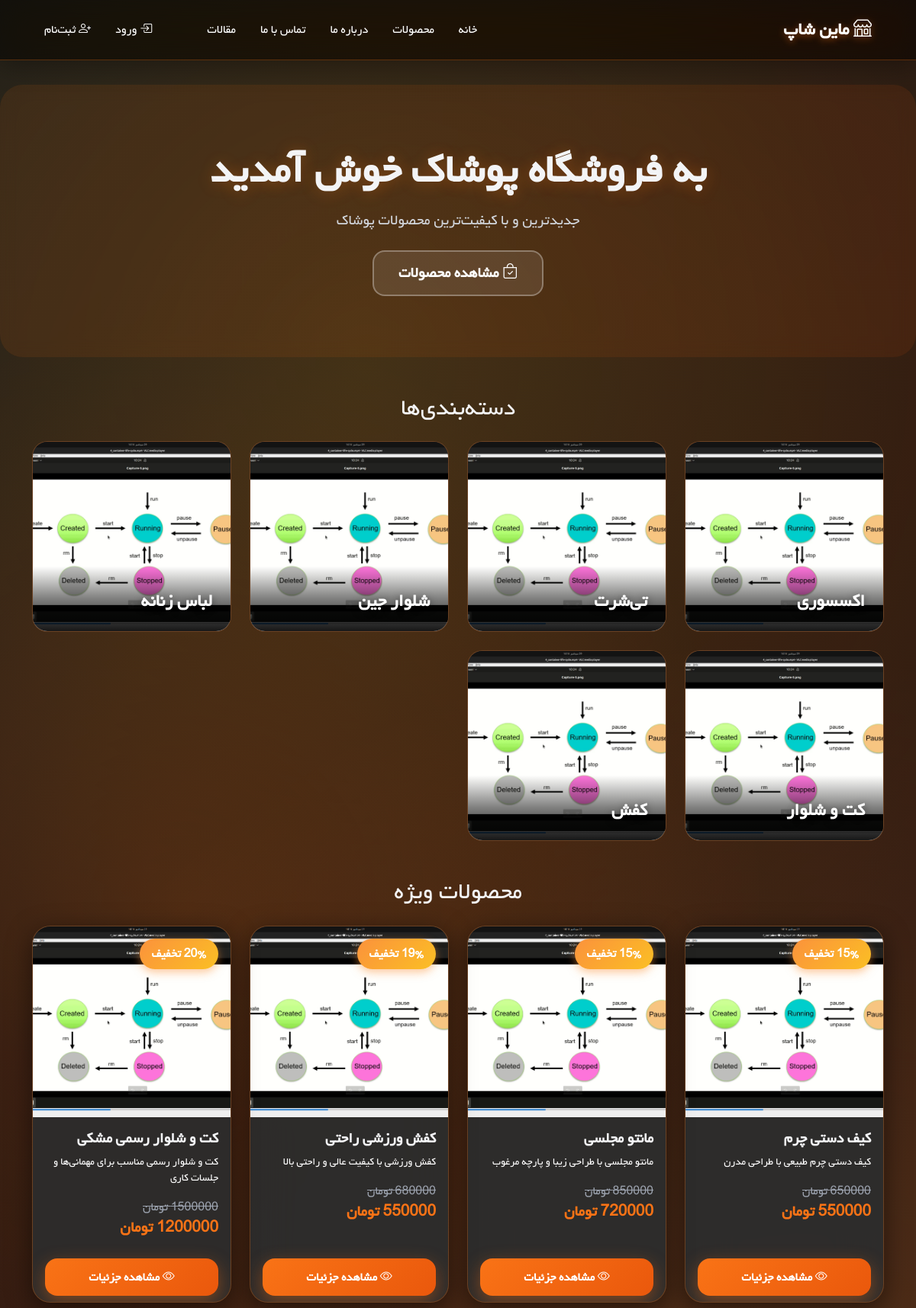
The app's page / (upper part), older data.
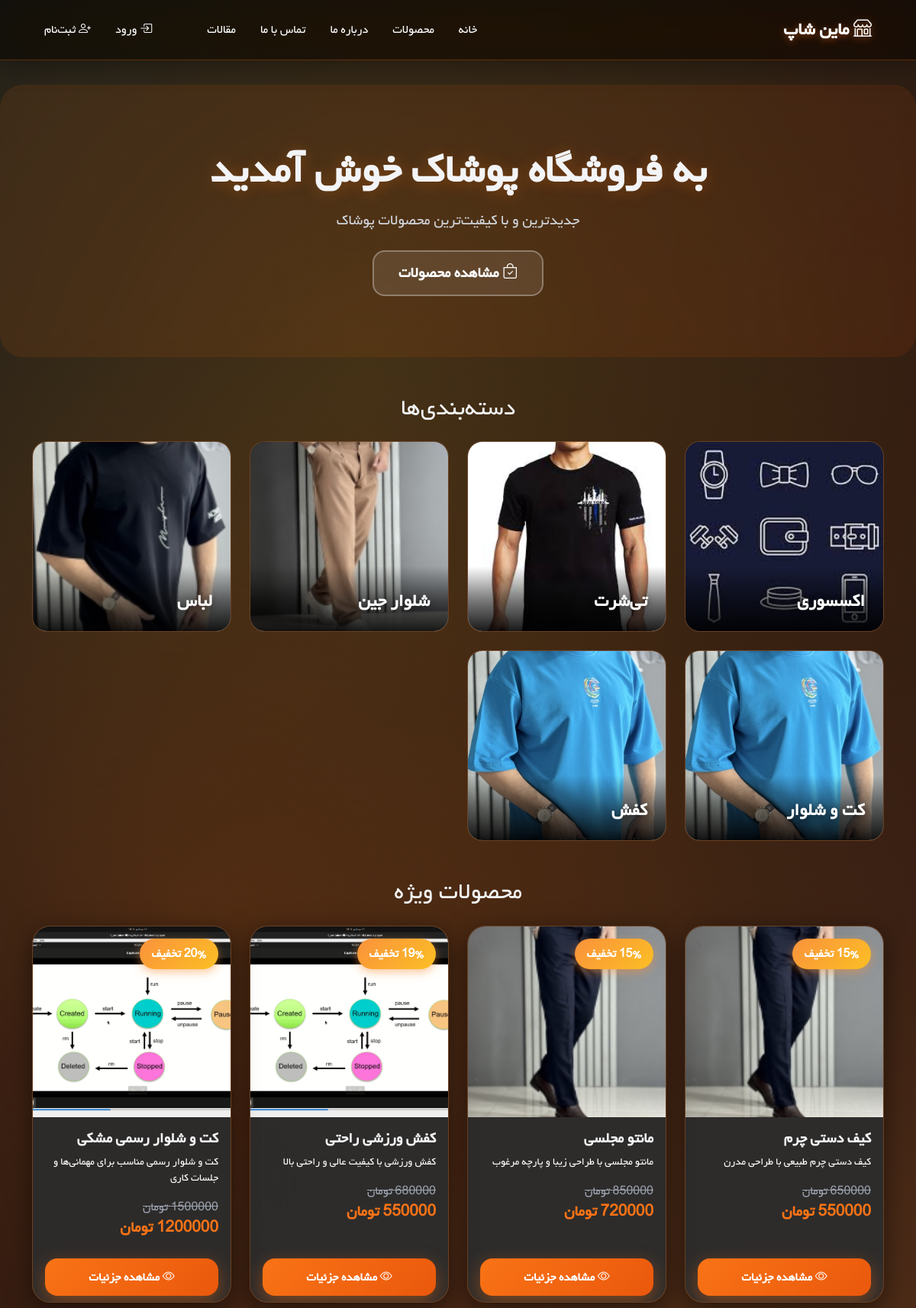
The same page, newer data.
### shop/models.py (models this page shows, shortened)
class Category(models.Model):
    name = models.CharField(max_length=200, verbose_name='نام دسته‌بندی')
    slug = models.SlugField(max_length=200, unique=True, allow_unicode=True)
    description = models.TextField(blank=True, verbose_name='توضیحات')
    image = models.ImageField(upload_to='categories/', blank=True, null=True, verbose_name='تصویر')
    created_at = models.DateTimeField(auto_now_add=True)
    class Meta:
        verbose_name = 'دسته‌بندی'
        verbose_name_plural = 'دسته‌بندی‌ها'
        ordering = ['name']

class Product(models.Model):
    SIZE_CHOICES = [
        ('XS', 'XS'),
        ('S', 'S'),
        ('M', 'M'),
        ('L', 'L'),
        ('XL', 'XL'),
        ('XXL', 'XXL'),
    ]
    category = models.ForeignKey(Category, on_delete=models.CASCADE,
                                  related_name='products', verbose_name='دسته‌بندی')
    name = models.CharField(max_length=200, verbose_name='نام محصول')
    slug = models.SlugField(max_length=200, unique=True, allow_unicode=True)
    description = models.TextField(verbose_name='توضیحات')
    price = models.DecimalField(max_digits=12, decimal_places=0, verbose_name='قیمت (تومان)')
    discount_price = models.DecimalField(max_digits=12, decimal_places=0,
                                          blank=True, null=True, verbose_name='قیمت با تخفیف')
    image = models.ImageField(upload_to='products/', blank=True, null=True, verbose_name='تصویر اصلی')
    image2 = models.ImageField(upload_to='products/', blank=True, null=True, verbose_name='تصویر دوم')
    image3 = models.ImageField(upload_to='products/', blank=True, null=True, verbose_name='تصویر سوم')
    stock = models.PositiveIntegerField(default=0, verbose_name='موجودی')
    available = models.BooleanField(default=True, verbose_name='موجود')
    sizes = models.CharField(max_length=50, blank=True, verbose_name='سایزهای موجود',
                              help_text='مثال: S,M,L,XL')
    colors = models.CharField(max_length=200, blank=True, verbose_name='رنگ‌های موجود',
                               help_text='مثال: قرمز,آبی,سبز')
    is_featured = models.BooleanField(default=False, verbose_name='ویژه')
    created_at = models.DateTimeField(auto_now_add=True)
    updated_at = models.DateTimeField(auto_now=True)
    class Meta:
        verbose_name = 'محصول'
        verbose_name_plural = 'محصولات'
        ordering = ['-created_at']
    def get_discount_percent(self):
        if self.discount_price and self.price > 0:
            return int((1 - self.discount_price / self.price) * 100)
        return 0

### shop/views.py (the view)
# urls.py: path('', views.home, name='home'),
def home(request):
    featured_products = Product.objects.filter(is_featured=True, available=True)[:4]
    categories = Category.objects.all()[:6]
    context = {
        'featured_products': featured_products,
        'categories': categories,
    }
    return render(request, 'shop/home.html', context)

### shop/context_processors.py (called while the page is built, shortened)
def cart_count(request):
    count = 0
    return {'cart_items_count': count}

### templates/shop/home.html (shortened to what this page needs)
{% extends 'base.html' %}
{% load static %}
{% block content %}
<div class="hero-section">
    <div class="container text-center">
        <h1 class="display-4 fw-bold mb-3">به فروشگاه پوشاک خوش آمدید</h1>
        <p class="lead mb-4">جدیدترین و با کیفیت‌ترین محصولات پوشاک</p>
        <a href="{% url 'shop:product_list' %}" class="btn btn-light btn-lg">
            <i class="bi bi-bag-check"></i> مشاهده محصولات
        </a>
    </div>
</div>
{% if categories %}
<section class="container my-5">
    <h2 class="text-center mb-4">دسته‌بندی‌ها</h2>
    <div class="row g-4">
        {% for category in categories %}
        <div class="col-lg-3 col-6">
                <a href="{% url 'shop:product_list_by_category' category.slug %}" class="text-decoration-none">
                <div class="category-card">
                    {% if category.image %}
                        <img src="{{ category.image.url }}" alt="{{ category.name }}">
                    {% else %}
                        <img src="{% static 'images/t.png' %}" alt="{{ category.name }}">
                    {% endif %}
                    <div class="category-overlay">
                        <h4>{{ category.name }}</h4>
                    </div>
                </div>
            </a>
        </div>
        {% endfor %}
    </div>
</section>
{% endif %}
{% if featured_products %}
<section class="container my-5">
    <h2 class="text-center mb-4">محصولات ویژه</h2>
    <div class="row g-4">
        {% for product in featured_products %}
<div class="col-lg-3 col-6">
                <div class="card product-card h-100">
                <div class="position-relative">
                    {% if product.image %}
                        <img src="{{ product.image.url }}" class="card-img-top product-img" alt="{{ product.name }}">
                    {% else %}
                        <img src="{% static 'images/t.png' %}" class="card-img-top product-img" alt="{{ product.name }}">
                    {% endif %}
                    {% if product.get_discount_percent %}
                        <span class="badge-discount">{{ product.get_discount_percent }}% تخفیف</span>
                    {% endif %}
                </div>
                <div class="card-body">
                    <h5 class="card-title">{{ product.name }}</h5>
                    <p class="card-text text-white small">{{ product.description|truncatewords:10 }}</p>
                    <div class="d-flex justify-content-between align-items-center">
                        <div>
                            {% if product.discount_price %}
                                <span class="price-old">{{ product.price|floatformat:0 }} تومان</span><br>
                                <span class="price-new">{{ product.discount_price|floatformat:0 }} تومان</span>
                            {% else %}
                                <span class="price-new">{{ product.price|floatformat:0 }} تومان</span>
                            {% endif %}
                        </div>
                    </div>
                </div>
                <div class="card-footer bg-muted border-0">
                    <a href="{% url 'shop:product_detail' product.slug %}" class="btn btn-primary w-100">
                        <i class="bi bi-eye"></i> مشاهده جزئیات
                    </a>
                </div>
            </div>
        </div>
        {% endfor %}
    </div>
</section>
{% endif %}
{% endblock %}

Row changes from the older to the newer data that the page shows:
changed Category "اکسسوری": image: a different picture
changed Category "تی‌شرت": image: a different picture
changed Category "شلوار جین": image: a different picture
changed Category: image: a different picture; name "لباس زنانه" → "لباس"
changed Category "کت و شلوار": image: a different picture
changed Category "کفش": image: a different picture
changed Product "کیف دستی چرم": image: a different picture
changed Product "مانتو مجلسی": image: a different picture
